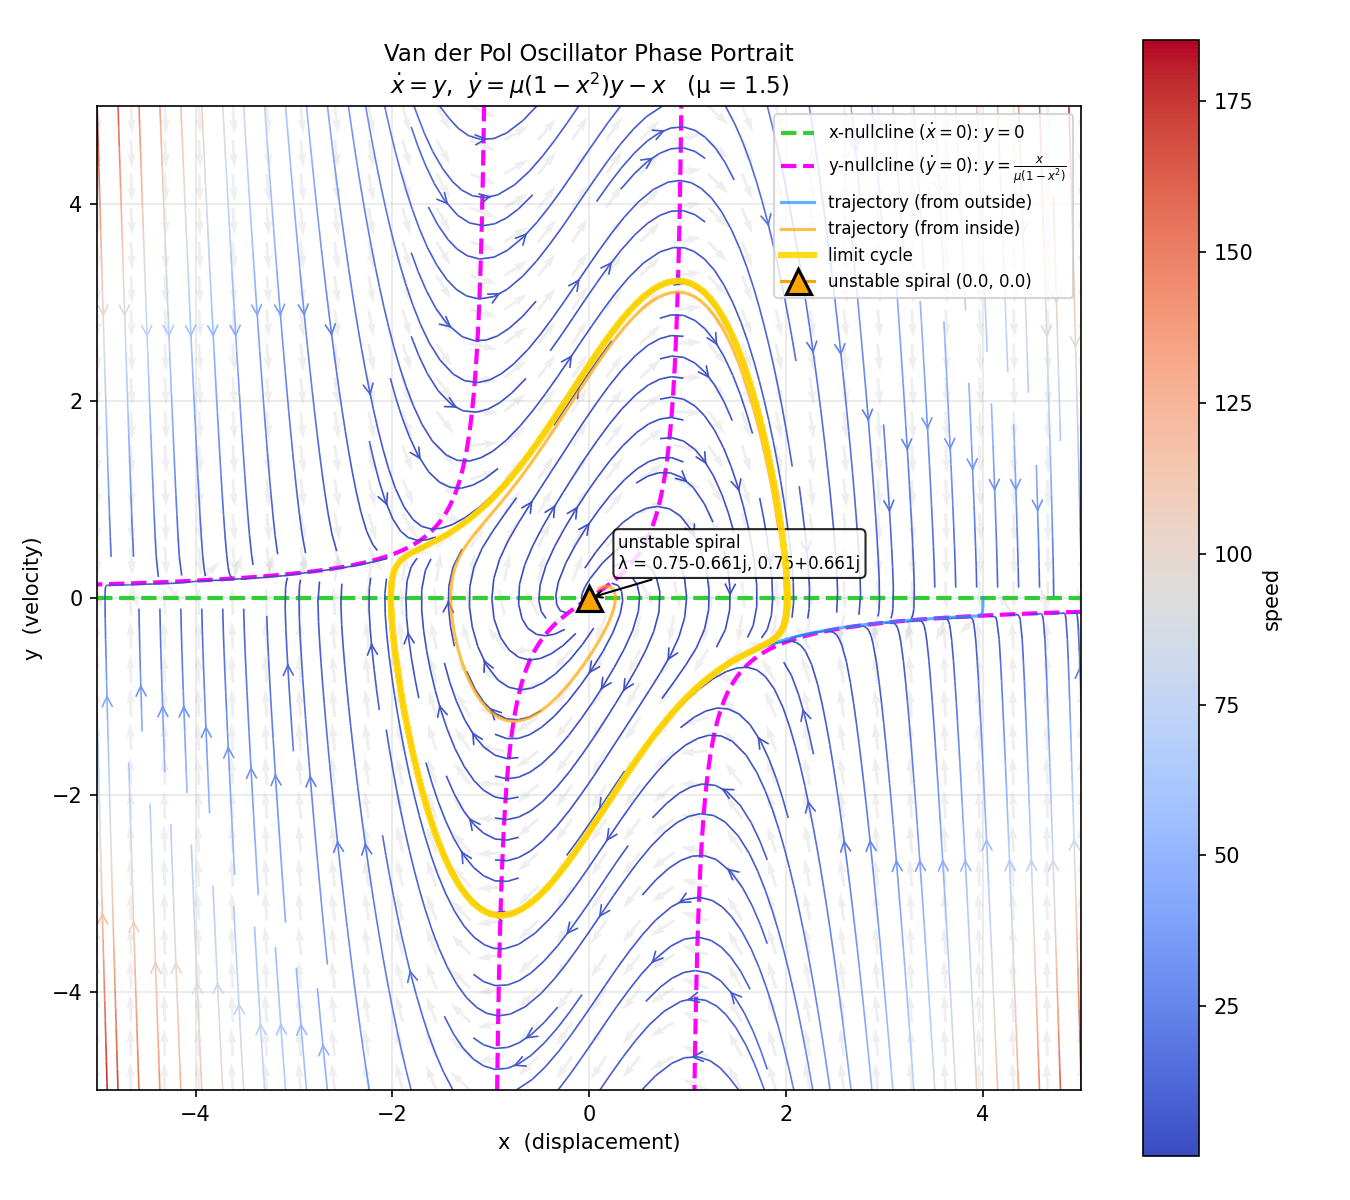

Generate this figure with Python:
"""
Van der Pol Oscillator Phase Portrait
======================================

    dx/dt = y
    dy/dt = μ(1 - x²)y - x

Parameters used:  μ = 1.5
Equilibrium:
    (0, 0) — unstable spiral (repeller) surrounded by a stable limit cycle
"""

import sympy as sp
import numpy as np
import matplotlib.pyplot as plt
from matplotlib.colors import Normalize
from scipy.integrate import solve_ivp

from phase_portrait import find_equilibria, classify_equilibrium


# ── Parameters ──
mu = 1.5

x, y = sp.symbols("x y")
f_expr = y                              # dx/dt
g_expr = mu * (1 - x**2) * y - x       # dy/dt

f_func = sp.lambdify((x, y), f_expr, modules="numpy")
g_func = sp.lambdify((x, y), g_expr, modules="numpy")

# ── Equilibria ──
equilibria = find_equilibria(f_expr, g_expr, x, y)
classifications = {}
for eq in equilibria:
    cls, eigs = classify_equilibrium(f_expr, g_expr, x, y, eq)
    classifications[eq] = (cls, eigs)

# ── Plot ──
xlim, ylim = (-5, 5), (-5, 5)
grid_n = 300
qgrid = 30

xs = np.linspace(xlim[0], xlim[1], grid_n)
ys = np.linspace(ylim[0], ylim[1], grid_n)
X, Y = np.meshgrid(xs, ys)
U = f_func(X, Y)
V = g_func(X, Y)
speed = np.sqrt(U**2 + V**2)
speed = np.where(speed == 0, 1e-10, speed)

Xq, Yq = np.meshgrid(np.linspace(xlim[0], xlim[1], qgrid),
                      np.linspace(ylim[0], ylim[1], qgrid))
Uq, Vq = f_func(Xq, Yq), g_func(Xq, Yq)
sq = np.sqrt(Uq**2 + Vq**2)
sq = np.where(sq == 0, 1e-10, sq)

fig, ax = plt.subplots(figsize=(9, 8))

# Nullclines
ax.contour(X, Y, U, levels=[0], colors="limegreen", linewidths=2, linestyles="--")
ax.contour(X, Y, V, levels=[0], colors="magenta", linewidths=2, linestyles="--")
ax.plot([], [], color="limegreen", ls="--", lw=2,
        label=r"x-nullcline ($\dot{x}=0$): $y=0$")
ax.plot([], [], color="magenta", ls="--", lw=2,
        label=r"y-nullcline ($\dot{y}=0$): $y = \frac{x}{\mu(1-x^2)}$")

# Streamplot
norm = Normalize(vmin=sq.min(), vmax=sq.max())
strm = ax.streamplot(Xq, Yq, Uq, Vq, color=sq, cmap="coolwarm",
                     norm=norm, density=1.6, linewidth=0.8,
                     arrowsize=1.2, arrowstyle="->")
fig.colorbar(strm.lines, ax=ax, label="speed")

# Quiver background
ax.quiver(Xq, Yq, Uq / sq, Vq / sq, alpha=0.12, scale=35, width=0.003,
          color="gray")

# ── Limit cycle & sample trajectories ──
def rhs(t, s):
    return [f_func(s[0], s[1]), g_func(s[0], s[1])]

# Trajectory starting far outside → spirals inward to limit cycle
sol_out = solve_ivp(rhs, [0, 40], [4.0, 0.0], max_step=0.02)
ax.plot(sol_out.y[0], sol_out.y[1], color="dodgerblue", lw=1.5,
        alpha=0.7, zorder=3, label="trajectory (from outside)")

# Trajectory starting near origin → spirals outward to limit cycle
sol_in = solve_ivp(rhs, [0, 40], [0.1, 0.1], max_step=0.02)
ax.plot(sol_in.y[0], sol_in.y[1], color="orange", lw=1.5,
        alpha=0.7, zorder=3, label="trajectory (from inside)")

# Extract the limit cycle from the long-time behaviour of the outer trajectory
# (use the last ~1 period worth of data)
T_approx = 2 * np.pi  # rough period estimate
t_mask = sol_out.t > sol_out.t[-1] - 2 * T_approx
ax.plot(sol_out.y[0][t_mask], sol_out.y[1][t_mask],
        color="gold", lw=3, alpha=0.9, zorder=4, label="limit cycle")

# ── Mark equilibria ──
marker_style = {
    "unstable node":   dict(marker="^", color="red"),
    "unstable spiral": dict(marker="^", color="orange"),
    "stable node":     dict(marker="o", color="blue"),
    "stable spiral":   dict(marker="o", color="cyan"),
    "saddle":          dict(marker="s", color="green"),
    "center":          dict(marker="D", color="purple"),
}
for eq, (cls, eigs) in classifications.items():
    style = marker_style.get(cls, dict(marker="x", color="black"))
    ax.plot(eq[0], eq[1], marker=style["marker"], color=style["color"],
            markersize=12, markeredgecolor="black", markeredgewidth=1.5,
            label=f"{cls} ({eq[0]:.1f}, {eq[1]:.1f})", zorder=5)
    eig_str = ", ".join(f"{e:.3g}" for e in eigs)
    ax.annotate(f"{cls}\nλ = {eig_str}",
                xy=eq, xytext=(14, 14), textcoords="offset points",
                fontsize=8, bbox=dict(boxstyle="round,pad=0.3",
                                      fc="white", alpha=0.85),
                arrowprops=dict(arrowstyle="->", color="black"))

ax.set_xlim(xlim)
ax.set_ylim(ylim)
ax.set_xlabel("x  (displacement)")
ax.set_ylabel("y  (velocity)")
ax.set_aspect("equal")
ax.legend(loc="upper right", fontsize=8)
ax.grid(True, alpha=0.3)
ax.set_title(
    "Van der Pol Oscillator Phase Portrait\n"
    r"$\dot{x} = y$,  $\dot{y} = \mu(1 - x^2)y - x$"
    f"   (μ = {mu})",
    fontsize=11)

plt.tight_layout()
plt.savefig("van_der_pol.png", dpi=150)
plt.show()

# Print summary
print("\n=== Van der Pol Equilibrium Points ===")
for eq, (cls, eigs) in classifications.items():
    eig_str = ", ".join(f"{e:.4g}" for e in eigs)
    print(f"  ({eq[0]:.4f}, {eq[1]:.4f})  →  {cls}  (eigenvalues: {eig_str})")
